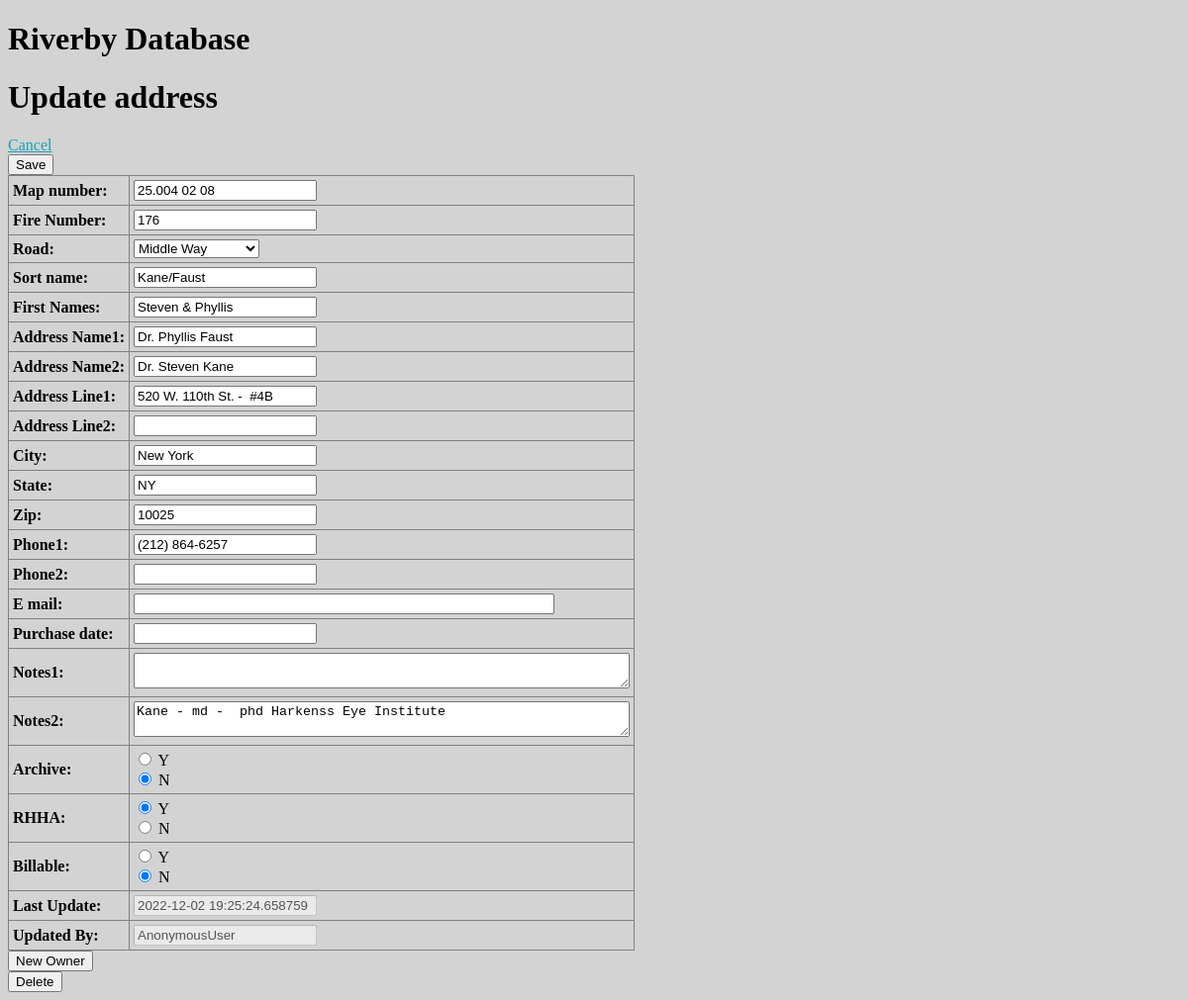
/riverby/address/2/update/, run on the app's committed database.
### riverby/models.py (models this page shows, shortened)
class Address(models.Model):
    id = models.AutoField(primary_key=True)
    sort_name = models.CharField(max_length=32, blank=False)
    first_name = models.CharField(max_length=20, blank=True, default='', verbose_name='First Names')
    addr_name1 = models.CharField(max_length=32, blank=False, verbose_name='Address Name1')
    addr_name2 = models.CharField(max_length=32, blank=True, default='', verbose_name='Address Name2')
    addr_line1 = models.CharField(max_length=32, blank=False, verbose_name='Address Line1')
    addr_line2 = models.CharField(max_length=32, blank=True, verbose_name='Address Line2')
    city = models.CharField(max_length=40)
    state = models.CharField(max_length=40, blank=True, null=True)
    zip = models.CharField(max_length=20, blank=True, null=True)
    phone1 = models.CharField(max_length=30, blank=True, null=True)
    phone2 = models.CharField(max_length=30, blank=True, null=True)
    e_mail = models.CharField(max_length=64, blank=True, null=True, verbose_name='e-mail2')
    notes1 = models.CharField(max_length=128, blank=True, null=True)
    notes2 = models.CharField(max_length=128, blank=True, null=True)
    map_num = models.CharField(max_length=15, verbose_name='Map number')
    fire_num = models.IntegerField(verbose_name='Fire Number')
    rd_section = models.CharField(max_length=16, verbose_name='Road Name')
    purchase_date = models.CharField(max_length=10, blank=True, null=True)
    rhha = models.BooleanField()
    billable = models.BooleanField()
    archive = models.BooleanField()
    lastupdate = models.DateTimeField(blank=True, null=True, verbose_name='Last Update')
    updateby = models.CharField(max_length=20, blank=True, null=True, verbose_name='Updated By')
    def sortname(self):
        return self.sort_name
    sortname.admin_order_field = 'sort_name'

### riverby/views.py (the view, shortened to what this page needs)
# urls.py: path('<int:pk>/update/', views.AddrUpdate.as_view(), name='myaddr_update'),
class AddrUpdate(DwaCommon, UpdateView):
    model = Address
    template_name = 'riverby/address_form.html'
    form_class = RiverbyUpdateForm

### riverby/forms.py
class RiverbyUpdateForm(ModelForm):
    old_id = IntegerField(initial=0, widget=HiddenInput())
    e_mail = CharField(widget=TextInput(attrs={'size': '50'}))
    updateby = CharField(disabled=True, label='Updated By', required=False)
    lastupdate = CharField(disabled=True, label='Last Update', required=False)
    rd_section = ChoiceField(choices=RHHA_ROAD_CHOICES, label='Road')
    class Meta:
        model = Address
        fields = [
            'map_num', 'fire_num', 'rd_section',
            'sort_name', 'first_name', 'addr_name1', 'addr_name2',
            'addr_line1', 'addr_line2', 'city', 'state', 'zip', 'phone1',
            'phone2', 'e_mail', 'purchase_date', 'notes1', 'notes2',
            'archive',
            'rhha', 'billable',
            'lastupdate', 'updateby',
        ]
        widgets = {
            'notes1': Textarea(attrs={'rows': 2, 'cols': 60}),
            'notes2': Textarea(attrs={'rows': 2, 'cols': 60}),
            'archive': RadioSelect(choices=YN_SELECT),
            'rhha': RadioSelect(choices=YN_SELECT),
            'billable': RadioSelect(choices=YN_SELECT),
        }
        labels = {
            'rhha': 'RHHA',
        }

### riverby/templates/riverby/address_form.html (shortened to what this page needs)
{% extends "riverby/base.html" %}
{% block content %}
    <h1>{% include "home/create_update.html" %}address </h1>
    <a href="{% url 'riverby:address_list' %}">Cancel</a>
    <form method="post">{% csrf_token %}
        <input type="submit" value="Save">
        <table>
            {{ form.as_table }}
        </table>
    </form>
    {% if object.pk %}
        <form method="GET" action="{% url 'riverby:address_new_owner' object.pk %}">
            <input type="submit" class="btn btn-sm btn-danger" value="New Owner"></input>
        </form>
    {% endif %}
    {% if object.pk %}
        <form method="GET" action="{% url 'riverby:address_delete' object.pk %}">
            <input type="submit" class="btn btn-sm btn-danger" value="Delete"></input>
        </form>
    {% endif %}
{% endblock %}

### myaddr/static/myaddr/astyle.css (style rules this page uses)
body { background: lightgray; }
table { border-collapse: collapse; width: auto; }
th, td { padding: 0.25rem; text-align: left; border: 1px solid gray; }
a { color: #17a2b8; }

### data on the page
Address: map_num "25.004 02 08", fire_num "176", rd_section "Middle Way", sort_name "Kane/Faust", first_name "Steven & Phyllis", addr_name1 "Dr. Phyllis Faust", addr_name2 "Dr. Steven Kane", addr_line1 "520 W. 110th St. - #4B", city "New York", state "NY", zip "10025", phone1 "(212) 864-6257", notes2 "Kane - md - phd Harkenss Eye Institute", archive "☐ Y ☑ N", rhha "☑ Y ☐ N", billable "☐ Y ☑ N", lastupdate "2022-12-02 19:25:24.658759", updateby "AnonymousUser"
